Frame 1 (no input): blank canvas, image omitted
Frame 60 (the mouse pressed at the canvas centre just before this capture): blank canvas, image omitted
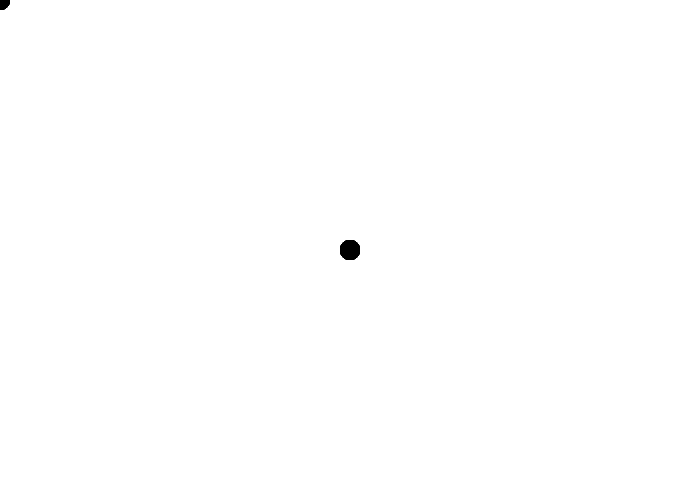
Frame 120 (the mouse held since frame 60 and released just before this capture)

The Processing sketch whose frames 1 and 60 were blank and that drew this single picture after the mouse press (run headless with seeded random() and noise(); from frame 60 on, the mouse is pressed at the canvas centre):

// Processing sketch: processing_37271
// ── processing_37271.pde

int y;
int x;
int s;
boolean rPressed, gPressed, bPressed, aPressed;

void setup()
{
  size(700, 500);
  noStroke();
  smooth();
  rPressed=gPressed=bPressed=aPressed=false;
  background(255);
}

void draw()
{
  fill(0);
  if (rPressed) fill(255, 0, 0);
  if (gPressed) fill(0, 255, 0);
  if (bPressed) fill(0, 0, 255);
  if (aPressed)
  {
    fill(random(0, 255), random(0, 255), random(0, 255));
  }
  ellipse(mouseX, mouseY, 20, 20);
}

void keyPressed()
{
  if (key == 'r')
  {
    rPressed = true;
    gPressed = false;
    bPressed = false;
    aPressed = false;
  }

  if (key == 'g') {
    gPressed = true;
    rPressed = false;
    bPressed = false;
    aPressed = false;
  }
  if (key == 'b') {
    bPressed = true;
    rPressed = false;
    gPressed = false;
    aPressed = false;
  }
  if (key == 'a')
  {
    aPressed = true;
    rPressed = false;
    gPressed = false;
    bPressed = false;
  }
}
void mousePressed()
{
  if (mousePressed == true)
  {
    background(255);
    
  }
}
